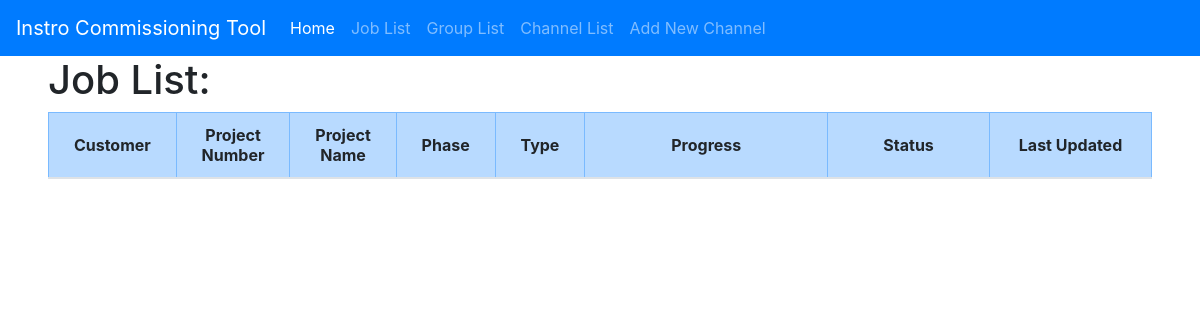
The page /job_list on the database as committed earlier.
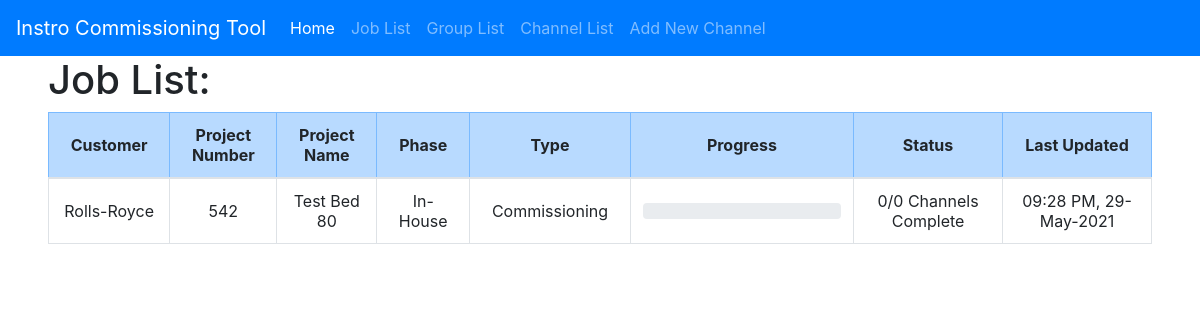
The same page on the database as committed later.
### app/models.py (models this page shows, shortened)
class Job(db.Model):
	id = db.Column(db.Integer, primary_key=True)
	project_id = db.Column(db.Integer, db.ForeignKey('project.id'))
	phase = db.Column(db.String(8))	# 0 = In-House, 1 = On-Site
	job_type = db.Column(db.String(16))	# 0 = Commissioning, 1 = ATP
	last_updated = db.Column(db.DateTime)
	channel_groups = db.relationship('ChannelGroup', backref='job', lazy='dynamic')
	def all_groups(self):
		return ChannelGroup.query.filter_by(job_id=self.id).all()
	def num_channels(self):
		groups = self.all_groups()
		count = 0
		for group in groups:
			count += group.num_channels()
		return count
	def get_project(self):
		return Project.query.filter_by(id=self.project_id).first()
	def get_customer(self):
		return self.get_project().get_customer()
	def customer_name(self):
		return self.get_customer().name
	def project_name(self):
		return self.get_project().name
	def project_number(self):
		return self.get_project().number
	def status(self):
		groups = self.all_groups()
		num_passed = 0
		num_failed = 0
		num_untested = 0
		for group in groups:
			comp = group.status()
			num_passed += comp['passed']
			num_failed += comp['failed']
			num_untested += comp['untested']
		return {'passed': num_passed, 'failed': num_failed, 'untested': num_untested}
	def progress(self):
		total = self.num_channels()
		if total > 0:
			status = self.status()
			passed = (status['passed'] / total) * 100
			failed = (status['failed'] / total) * 100
			untested = (status['untested'] / total) * 100
		else:
			passed = 0
			failed = 0
			untested = 100
		return {'passed': passed, 'failed': failed, 'untested': untested}

class Customer(db.Model):
	id = db.Column(db.Integer, primary_key=True)
	name = db.Column(db.String(32))
	projects = db.relationship('Project', backref='customer', lazy='dynamic')

class Project(db.Model):
	id = db.Column(db.Integer, primary_key=True)
	name = db.Column(db.String(32))
	number = db.Column(db.Integer)
	customer_id = db.Column(db.Integer, db.ForeignKey('customer.id'))
	def get_customer(self):
		return Customer.query.filter_by(id=self.customer_id).first()

### app/main/routes.py (the view)
@bp.route('/job_list', methods=['GET', 'POST'])
def job_list():
    job_list = Job.query.all()
    return render_template('job_list.html', title='Job List', job_list=job_list)

### app/templates/job_list.html (shortened to what this page needs)
{% extends "base.html" %}
{% block app_content %}
    <div>
        <h1>Job List:</h1>
            <table class="table table-hover table-bordered align-middle">
                <thead>
                    <tr class="table-primary text-center align-middle">
                        <th class="align-middle" width="5%">Customer</th>
                        <th class="align-middle" width="5%">Project Number</th>
                        <th class="align-middle" width="5%">Project Name</th>
                        <th class="align-middle" width="5%">Phase</th>
                        <th class="align-middle" width="5%">Type</th>
                        <th class="align-middle" width="15%">Progress</th>
                        <th class="align-middle" width="10%">Status</th>
                        <th class="align-middle" width="10%">Last Updated</th>
                    </tr>
                </thead>
                <tbody>
                    {% for job in job_list %}
                        {% include '_job.html' %}
                    {% endfor %}
                </tbody>
            </table>
    </div>
{% endblock %}

### app/templates/base.html (shortened to what this page needs)
{% block head %}
    {% block styles %}
        <link rel="stylesheet" href="https://cdn.jsdelivr.net/npm/bootstrap-icons@1.5.0/font/bootstrap-icons.css">
        {{ bootstrap.load_css() }}
    {% endblock %}
{% endblock %}
{% block navbar %}
    <nav class="navbar navbar-expand-lg navbar-dark bg-primary">
        <a class="navbar-brand" href="{{ url_for('main.index') }}">Instro Commissioning Tool</a>
        <div class="collapse navbar-collapse" id="navbarColor01">
            <ul class="navbar-nav mr-auto">
                <li class="nav-item active">
                    <a class="nav-link" href="{{ url_for('main.index') }}">Home
                    </a>
                </li>
                <li class="nav-item">
                    <a class="nav-link" href="{{ url_for('main.job_list') }}">Job List</a>
                </li>
                <li class="nav-item">
                    <a class="nav-link" href="{{ url_for('main.group_list') }}">Group List</a>
                </li>
                <li class="nav-item">
                    <a class="nav-link" href="{{ url_for('main.channel_list') }}">Channel List</a>
                </li>
                <li class="nav-item">
                    <a class="nav-link" href="{{ url_for('main.new_channel') }}">Add New Channel</a>
                </li>
            </ul>
        </div>
    </nav>
{% endblock %}
{% block content %}
    <div class="container-xxl" style="margin-left: 48px;margin-right: 48px;">
        {% block app_content %}{% endblock %}
    </div>
{% endblock %}

### app/templates/_job.html (shortened to what this page needs)
{% block app_content %}
<tr class="text-center" id="job-{{ job.id }}">
    {% set progress = job.progress() %}
    {% set status = job.status() %}
    <td class="align-middle">{{ job.customer_name() }}</td>
    <td class="align-middle">{{ job.project_number() }}</td>
    <td class="align-middle">{{ job.project_name() }}</td>
    <td class="align-middle">{{ job.phase }}</td>
    <td class="align-middle">{{ job.job_type }}</td>
    <td class="align-middle">
        <div class="row">
            <div class="col-12">
                <div class="progress">
                </div>
            </div>
        </div>
    </td>
    <td class="align-middle">{{ status['passed'] }}/{{ job.num_channels() }} Channels Complete</td>
    <td class="align-middle">{{ moment(job.last_updated).format("hh:mm A, DD-MMM-YYYY") }}</td>
</tr>
{% endblock %}

Rows that differ between the two databases and show on the page:
added Job: customer_name "Rolls-Royce", project_number "542", project_name "Test Bed 80", phase "In-House", job_type "Commissioning", passed "0", num_channels "0", last_updated "09:28 PM, 29-May-2021"
